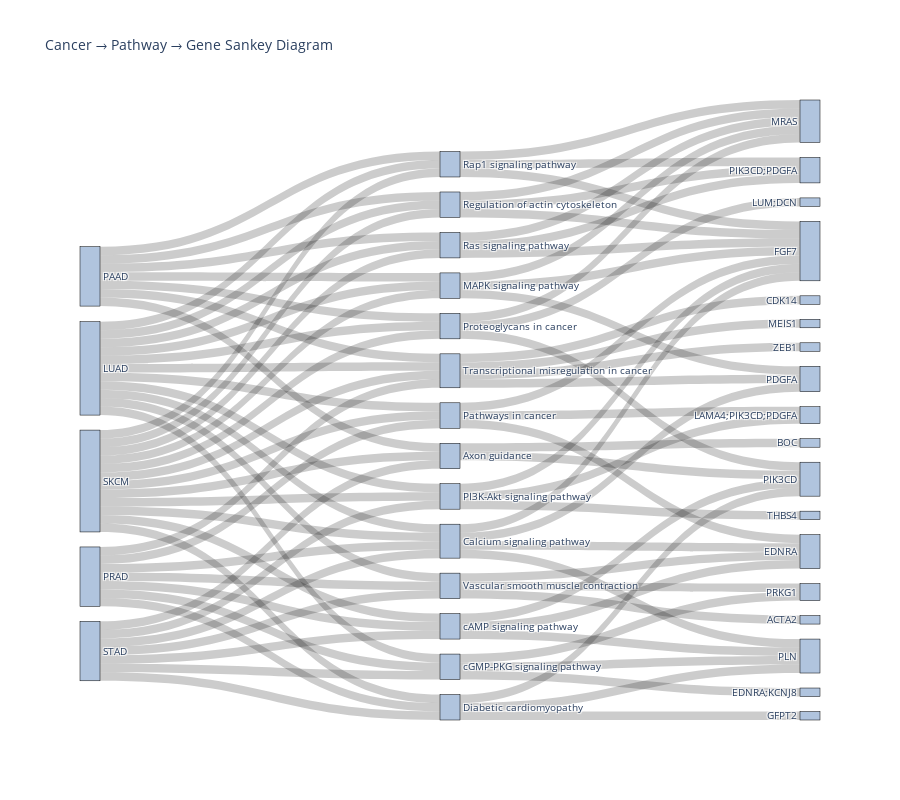

Notebook source saved alongside this figure:
### Code cell
import pandas as pd
import plotly.graph_objects as go

# Load the high-frequency three-layer structure table
df = pd.read_csv("High_Frequency_Pathway_Cancer_Gene_Triplets.csv")

# Prepare all the unique nodes
cancers = df["Cancer"].unique().tolist()
pathways = df["KEGG Pathway"].unique().tolist()
genes = df["Hit Genes"].unique().tolist()
nodes = cancers + pathways + genes

# Map the name to the index
node_indices = {name: i for i, name in enumerate(nodes)}

# Cancer -> Pathway
cancer_to_pathway = df[["Cancer", "KEGG Pathway"]].drop_duplicates()
links1 = {
    "source": [node_indices[c] for c in cancer_to_pathway["Cancer"]],
    "target": [node_indices[p] for p in cancer_to_pathway["KEGG Pathway"]],
    "value": [1] * len(cancer_to_pathway)
}

# Pathway -> Gene
pathway_to_gene = df[["KEGG Pathway", "Hit Genes"]].drop_duplicates()
links2 = {
    "source": [node_indices[p] for p in pathway_to_gene["KEGG Pathway"]],
    "target": [node_indices[g] for g in pathway_to_gene["Hit Genes"]],
    "value": [1] * len(pathway_to_gene)
}

# Merge the links in both directions
sankey_links = {
    "source": links1["source"] + links2["source"],
    "target": links1["target"] + links2["target"],
    "value": links1["value"] + links2["value"]
}

# Draw the Sankey diagram
fig = go.Figure(data=[go.Sankey(
    node=dict(
        pad=15,
        thickness=20,
        line=dict(color="black", width=0.5),
        label=nodes,
        color="lightsteelblue"
    ),
    link=dict(
        source=sankey_links["source"],
        target=sankey_links["target"],
        value=sankey_links["value"]
    )
)])

fig.update_layout(title_text="Cancer → Pathway → Gene Sankey Diagram", font_size=10, height=800)
fig.show()

### Figure 1 — Plotly figure (JSON) as saved in the notebook; plotly's stock layout.template omitted (floating-point values rounded to 4 significant figures)
{"data": [{"link": {"source": [0, 0, 0, 0, 0, 0, 0, 0, 0, 0, 0, 1, 1, 1, 1, 1, 1, 1, 2, 2, 2, 2, 2, 2, 2, 3, 3, 3, 3, 3, 3, 3, 3, 3, 3, 3, 3, 4, 4, 4, 4, 4, 4, 4, 5, 6, 7, 8, 9, 10, 11, 12, 13, 14, 15, 7, 6, 8, 16, 17, 12, 15, 18, 8, 5, 9, 10, 11, 13, 14, 15, 9, 10, 11, 18, 8, 16, 5, 17, 12, 13, 6, 7, 16, 17, 12, 14], "target": [5, 6, 7, 8, 9, 10, 11, 12, 13, 14, 15, 7, 6, 8, 16, 17, 12, 15, 18, 8, 5, 9, 10, 11, 13, 14, 15, 9, 10, 11, 18, 8, 16, 5, 17, 12, 13, 6, 7, 18, 16, 17, 12, 14, 19, 20, 20, 21, 22, 22, 22, 22, 22, 22, 22, 23, 24, 25, 26, 24, 24, 24, 27, 28, 29, 29, 29, 29, 29, 30, 30, 31, 31, 31, 32, 33, 32, 32, 32, 33, 33, 34, 35, 35, 35, 35, 36], "value": [1, 1, 1, 1, 1, 1, 1, 1, 1, 1, 1, 1, 1, 1, 1, 1, 1, 1, 1, 1, 1, 1, 1, 1, 1, 1, 1, 1, 1, 1, 1, 1, 1, 1, 1, 1, 1, 1, 1, 1, 1, 1, 1, 1, 1, 1, 1, 1, 1, 1, 1, 1, 1, 1, 1, 1, 1, 1, 1, 1, 1, 1, 1, 1, 1, 1, 1, 1, 1, 1, 1, 1, 1, 1, 1, 1, 1, 1, 1, 1, 1, 1, 1, 1, 1, 1, 1]}, "node": {"color": "lightsteelblue", "label": ["LUAD", "PRAD", "PAAD", "SKCM", "STAD", "Proteoglycans in cancer", "Vascular smooth muscle contraction", "cGMP-PKG signaling pathway", "Transcriptional misregulation in cancer", "Rap1 signaling pathway", "Regulation of actin cytoskeleton", "Ras signaling pathway", "Calcium signaling pathway", "MAPK signaling pathway", "PI3K-Akt signaling pathway", "Pathways in cancer", "Diabetic cardiomyopathy", "cAMP signaling pathway", "Axon guidance", "LUM;DCN", "PRKG1", "CDK14", "FGF7", "EDNRA;KCNJ8", "EDNRA", "MEIS1", "GFPT2", "BOC", "ZEB1", "MRAS", "LAMA4;PIK3CD;PDGFA", "PIK3CD;PDGFA", "PIK3CD", "PDGFA", "ACTA2", "PLN", "THBS4"], "line": {"color": "black", "width": 0.5}, "pad": 15, "thickness": 20}, "type": "sankey"}], "layout": {"font": {"size": 10}, "height": 800, "title": {"text": "Cancer → Pathway → Gene Sankey Diagram"}}}
